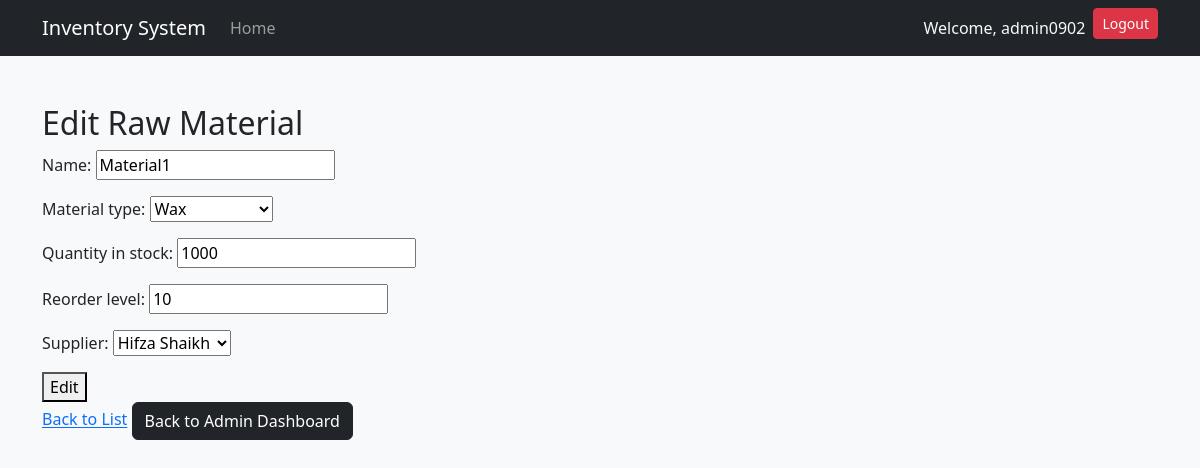
/auth/raw-materials/edit/2/ (signed in), run on the app's committed database.
### authentication/models.py (models this page shows, shortened)
class CustomUser(AbstractUser):
    ROLE_CHOICES = [
        ('admin', 'Admin'),
        ('production', 'Production Staff'),
        ('sales', 'Sales Team'),
    ]
    role = models.CharField(max_length=20, choices=ROLE_CHOICES, default='production')

class RawMaterial(models.Model):
    MATERIAL_TYPES = [
        ('wax', 'Wax'),
        ('wick', 'Wick'),
        ('fragrance_oil', 'Fragrance Oil'),
        ('dye', 'Dye'),
        ('mold', 'Mold'),
        ('other', 'Other')
    ]
    name = models.CharField(max_length=255)
    material_type = models.CharField(max_length=20, choices=MATERIAL_TYPES)
    quantity_in_stock = models.PositiveIntegerField()
    reorder_level = models.PositiveIntegerField(default=10)
    supplier = models.ForeignKey(Supplier, on_delete=models.CASCADE)  # Supplier is required

class Supplier(models.Model):
    name = models.CharField(max_length=255)
    contact = models.CharField(max_length=255)
    added_by = models.ForeignKey(settings.AUTH_USER_MODEL, on_delete=models.CASCADE)  # Track which admin added the supplier
    def __str__(self):
        return self.name

### authentication/views.py (the view)
# urls.py: path("raw-materials/edit/<int:material_id>/", edit_raw_material, name="edit_raw_material"),
@login_required
def edit_raw_material(request, material_id):
    if request.user.role != 'admin':  # Only Admins can edit
        return redirect('raw_material_list')
    material = get_object_or_404(RawMaterial, id=material_id)
    if request.method == "POST":
        form = RawMaterialForm(request.POST, instance=material)
        if form.is_valid():
            form.save()
            return redirect("raw_material_list")
    else:
        form = RawMaterialForm(instance=material)
    return render(request, "raw_materials/form.html", {"form": form, "action": "Edit"})

### authentication/forms.py
class RawMaterialForm(forms.ModelForm):
    class Meta:
        model = RawMaterial
        fields = ['name', 'material_type', 'quantity_in_stock', 'reorder_level','supplier']

### authentication/templates/raw_materials/form.html (shortened to what this page needs)
{% extends "base.html" %}
{% block content %}
    <h2>{{ action }} Raw Material</h2>
    <form method="post">
        {{ form.as_p }}
        <button type="submit">{{ action }}</button>
    </form>
    <a href="{% url 'raw_material_list' %}">Back to List</a>
    {% if user.is_authenticated and user.role == "admin" %}
    <a href="{% url 'dashboard' %}" class="btn btn-dark">Back to Admin Dashboard</a>
{% endif %}
{% endblock %}

### authentication/templates/base.html (shortened to what this page needs)
<!DOCTYPE html>
<html lang="en">
<head>
    <link href="https://cdn.jsdelivr.net/npm/bootstrap@5.3.0/dist/css/bootstrap.min.css" rel="stylesheet">
</head>
<body>
    <nav class="navbar navbar-expand-lg navbar-dark bg-dark">
        <div class="container">
            <a class="navbar-brand" href="#">Inventory System</a>
            <div class="collapse navbar-collapse" id="navbarNav">
                <ul class="navbar-nav me-auto">
                    <li class="nav-item">
                        <a class="nav-link" href="#">Home</a>
                    </li>
                </ul>
                <ul class="navbar-nav">
                    {% if user.is_authenticated %}
                        <li class="nav-item">
                            <a class="nav-link text-light" href="#">Welcome, {{ user.username }}</a>
                        </li>
                        <li class="nav-item">
                            <a class="btn btn-danger btn-sm" href="{% url 'logout' %}">Logout</a>
                        </li>
                    {% else %}
                        <li class="nav-item">
                            <a class="btn btn-primary btn-sm" href="{% url 'login' %}">Login</a>
                        </li>
                    {% endif %}
                </ul>
            </div>
        </div>
    </nav>
    <div class="container mt-5">
        {% block content %}
        {% endblock %}
    </div>
</body>
</html>

### authentication/templates/base.html (style rules this page uses)
body { background-color: #f8f9fa; }

### data on the page
CustomUser: username "admin0902"
RawMaterial: name "Material1", material_type "Wax", quantity_in_stock "1000", reorder_level "10", supplier "Hifza Shaikh"

### other printed values
{{ action }} "Edit"
